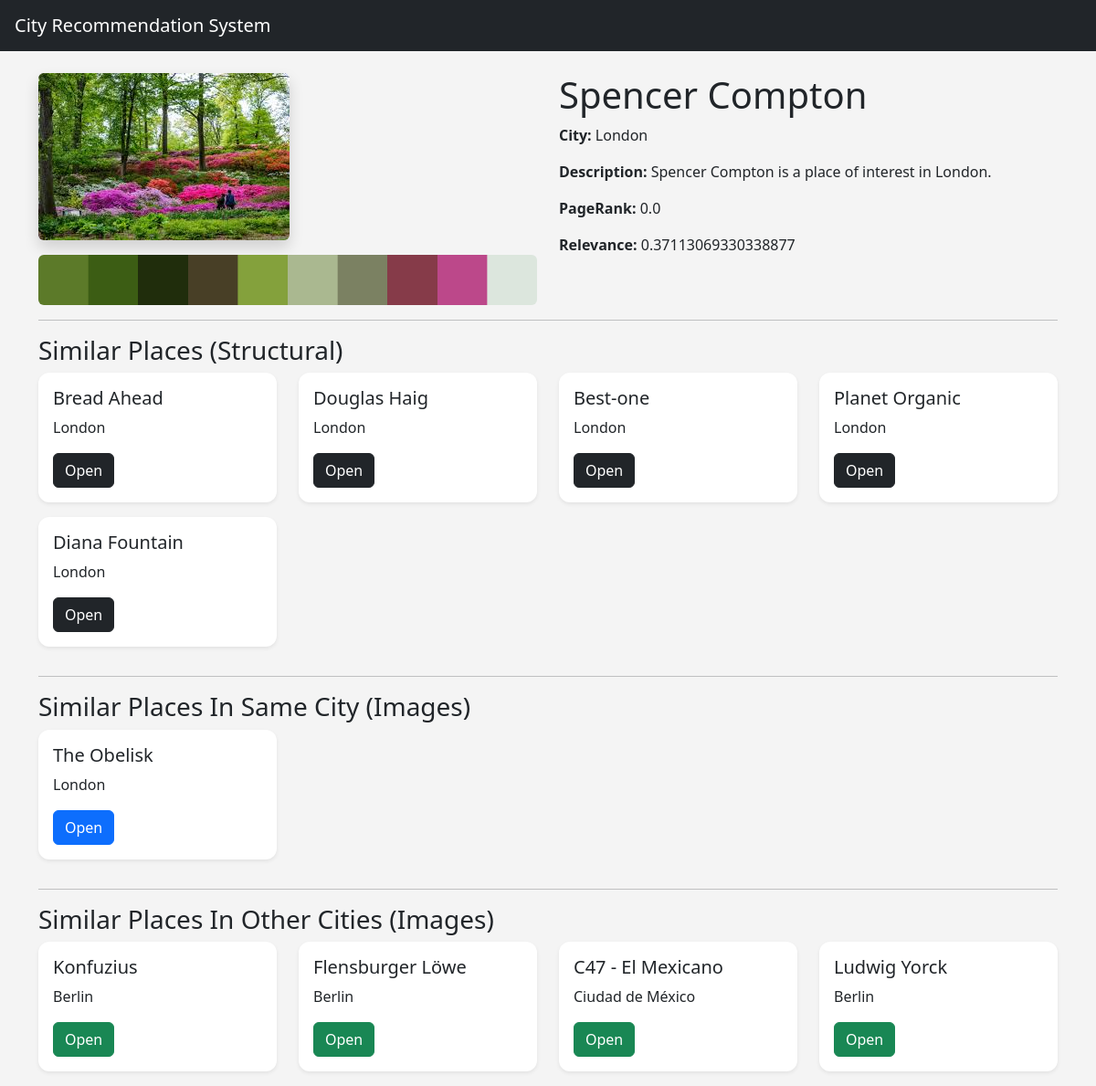
The app's page /place/2 with its own data.
### tables this page shows
CREATE TABLE images (
    id INTEGER PRIMARY KEY AUTOINCREMENT,
    place_id INTEGER,
    image_name TEXT,
    image_path TEXT,
    palette_path TEXT,
    feature_vector TEXT,
    image_class TEXT,
    FOREIGN KEY(place_id) REFERENCES places(id)
);

CREATE TABLE places (
    id INTEGER PRIMARY KEY,
    name TEXT,
    city TEXT,
    lat REAL,
    lon REAL,
    category TEXT,
    description TEXT,
    pagerank_score REAL,
    relevance_score REAL,
    has_image INTEGER DEFAULT 0
);

### app.py (the view)
@app.route('/place/<int:place_id>')
def place(place_id):
    place = get_place(place_id)
    image = get_place_image(place_id)
    structural = get_structural_recommendations(place_id)
    same_city = get_same_city_image_recommendations(
        place_id
    )
    other_city = get_other_city_image_recommendations(
        place_id
    )
    return render_template(
        'place.html',
        place=place,
        image=image,
        structural=structural,
        same_city=same_city,
        other_city=other_city
    )

### services/database_service.py (called while the page is built)
def get_connection():
    conn = sqlite3.connect(DATABASE)
    conn.row_factory = sqlite3.Row
    return conn

def get_place(place_id):
    conn = get_connection()
    cursor = conn.cursor()
    cursor.execute('''
    SELECT *
    FROM places
    WHERE id=?
    ''', (place_id,))
    result = cursor.fetchone()
    conn.close()
    return result

def get_place_image(place_id):
    conn = get_connection()
    cursor = conn.cursor()
    cursor.execute('''
    SELECT *
    FROM images
    WHERE place_id=?
    LIMIT 1
    ''', (place_id,))
    result = cursor.fetchone()
    conn.close()
    return result

### services/recommendation_service.py (called while the page is built)
def get_structural_recommendations(place_id):
    conn = get_connection()
    cursor = conn.cursor()
    cursor.execute('''
    SELECT p.*
    FROM structural_recommendations sr
    JOIN places p
    ON sr.recommended_place_id = p.id
    WHERE sr.source_place_id=?
    ORDER BY sr.similarity_score DESC
    LIMIT 5
    ''', (place_id,))
    results = cursor.fetchall()
    conn.close()
    return results

def get_same_city_image_recommendations(place_id):
    conn = get_connection()
    cursor = conn.cursor()
    cursor.execute('''
    SELECT city
    FROM places
    WHERE id=?
    ''', (place_id,))
    city = cursor.fetchone()['city']
    cursor.execute('''
    SELECT p.*
    FROM image_recommendations ir
    JOIN places p
    ON ir.recommended_place_id = p.id
    WHERE ir.source_place_id=?
    AND p.city=?
    LIMIT 5
    ''', (
        place_id,
        city
    ))
    results = cursor.fetchall()
    conn.close()
    return results

def get_other_city_image_recommendations(place_id):
    conn = get_connection()
    cursor = conn.cursor()
    cursor.execute('''
    SELECT city
    FROM places
    WHERE id=?
    ''', (place_id,))
    city = cursor.fetchone()['city']
    cursor.execute('''
    SELECT p.*
    FROM image_recommendations ir
    JOIN places p
    ON ir.recommended_place_id = p.id
    WHERE ir.source_place_id=?
    AND p.city!=?
    LIMIT 5
    ''', (
        place_id,
        city
    ))
    results = cursor.fetchall()
    conn.close()
    return results

### templates/place.html
{% extends 'base.html' %}
{% block content %}
<div class="row">
    <div class="col-md-6">
        {% if image %}
        <img
            src="{{ url_for('static', filename=image.image_path) }}"
            class="img-fluid rounded shadow"
        >
        <img
            src="{{ url_for('static', filename=image.palette_path) }}"
            class="img-fluid mt-3 rounded"
        >
        {% else %}
        <div class="placeholder-image">
            No image available
        </div>
        {% endif %}
    </div>
    <div class="col-md-6">
        <h1>{{ place.name }}</h1>
        <p>
            <strong>City:</strong>
            {{ place.city }}
        </p>
        <p>
            <strong>Description:</strong>
            {{ place.description }}
        </p>
        <p>
            <strong>PageRank:</strong>
            {{ place.pagerank_score }}
        </p>
        <p>
            <strong>Relevance:</strong>
            {{ place.relevance_score }}
        </p>
    </div>
</div>
<hr>
<h3>Similar Places (Structural)</h3>
<div class="row">
{% for item in structural %}
<div class="col-md-3 mb-3">
    <div class="card shadow-sm h-100">
        <div class="card-body">
            <h5>{{ item.name }}</h5>
            <p>{{ item.city }}</p>
            <a
                href="/place/{{ item.id }}"
                class="btn btn-dark"
            >
                Open
            </a>
        </div>
    </div>
</div>
{% endfor %}
</div>
<hr>
<h3>Similar Places In Same City (Images)</h3>
<div class="row">
{% for item in same_city %}
<div class="col-md-3 mb-3">
    <div class="card shadow-sm h-100">
        <div class="card-body">
            <h5>{{ item.name }}</h5>
            <p>{{ item.city }}</p>
            <a
                href="/place/{{ item.id }}"
                class="btn btn-primary"
            >
                Open
            </a>
        </div>
    </div>
</div>
{% endfor %}
</div>
<hr>
<h3>Similar Places In Other Cities (Images)</h3>
<div class="row">
{% for item in other_city %}
<div class="col-md-3 mb-3">
    <div class="card shadow-sm h-100">
        <div class="card-body">
            <h5>{{ item.name }}</h5>
            <p>{{ item.city }}</p>
            <a
                href="/place/{{ item.id }}"
                class="btn btn-success"
            >
                Open
            </a>
        </div>
    </div>
</div>
{% endfor %}
</div>
{% endblock %}

### static/css/style.css (style rules this page uses)
body { background-color: #f4f4f4; }
.card { border: none; border-radius: 12px; }

### records on screen
images: image_path (picture), palette_path (picture)
places: name "Spencer Compton", city "London", description "Spencer Compton is a place of interest in London.", pagerank_score "0.0", relevance_score "0.37113069330338877"
places: name "Bread Ahead", city "London"
places: name "Douglas Haig", city "London"
places: name "Best-one", city "London"
places: name "Planet Organic", city "London"
places: name "Diana Fountain", city "London"
places: name "The Obelisk", city "London"
places: name "Konfuzius", city "Berlin"
places: name "Flensburger Löwe", city "Berlin"
places: name "C47 - El Mexicano", city "Ciudad de México"
places: name "Ludwig Yorck", city "Berlin"
